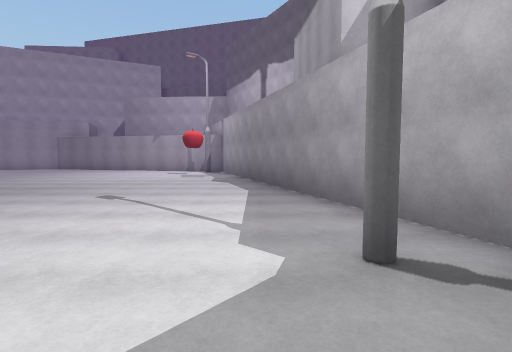
view 1 (above)

22 first-person views from a walk through a 3-D level made in the Unity game engine. The camera is 1.5 m above the floor, tilts 4° down and sees 80° across. The floor is counted in squares, 2 m on a side. Each view is taken from the middle of a square. On the plan, view 1 faces up. The plan holds only what a view shows up to about 10 squares ahead; the rest is blank. The place goes on beyond the plan. Surface patterns are stand-ins for the level's own textures.

view 2
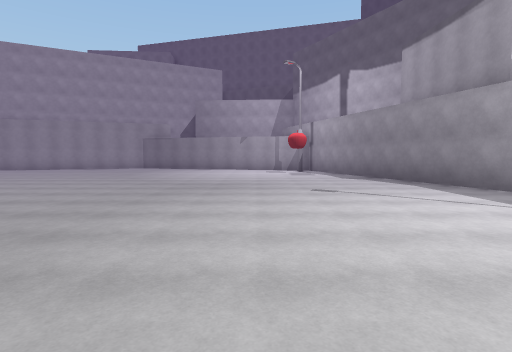

view 3
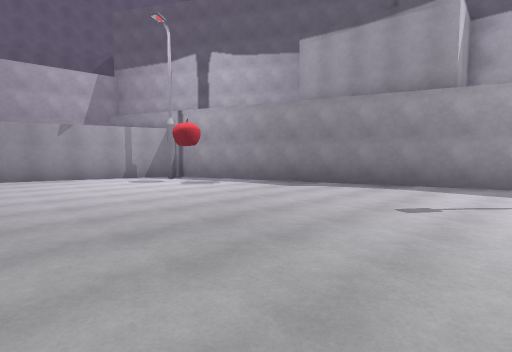

view 4
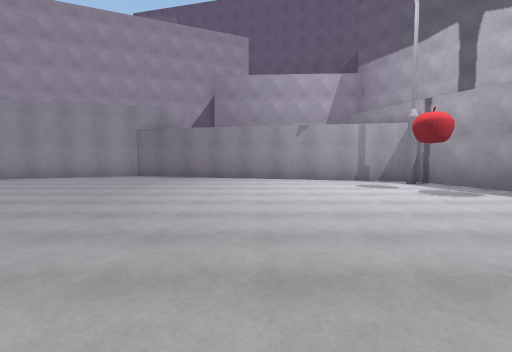

view 5
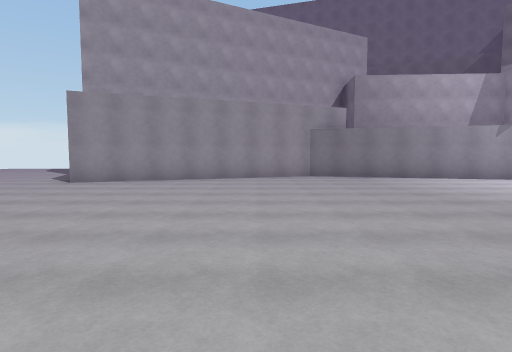

view 6
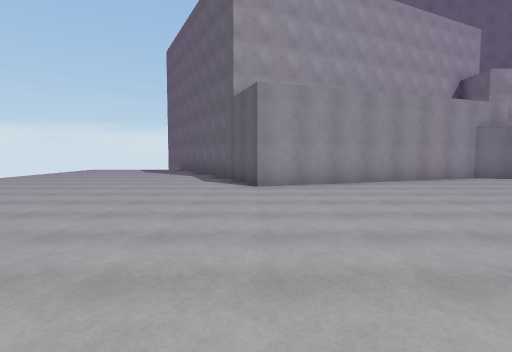

view 7
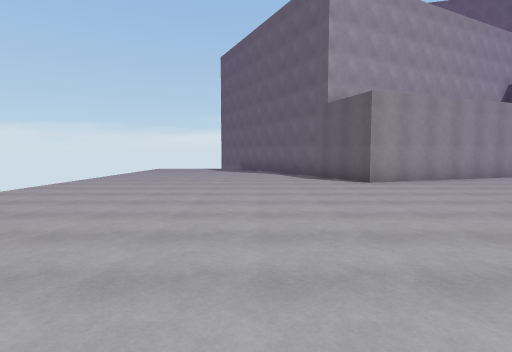

view 8
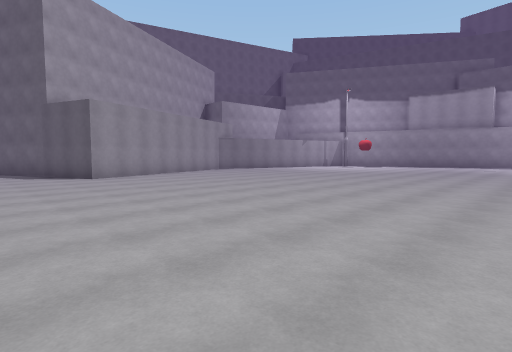

view 9
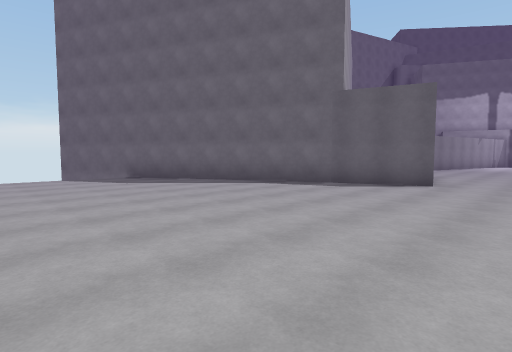

view 10
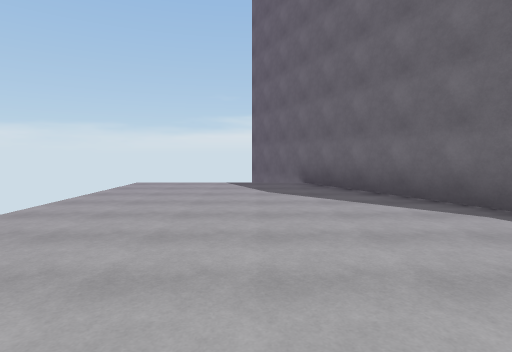

view 11
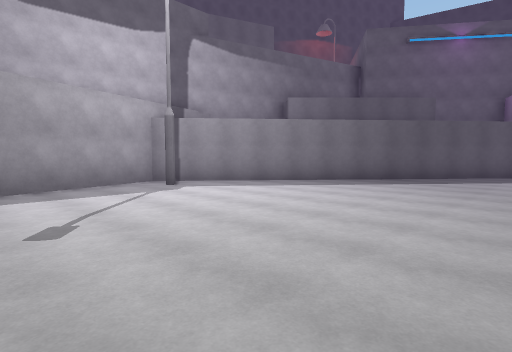

view 12
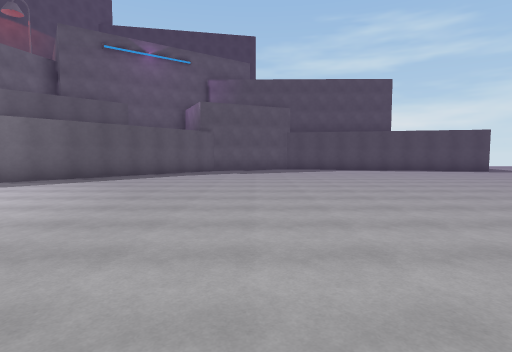

view 13
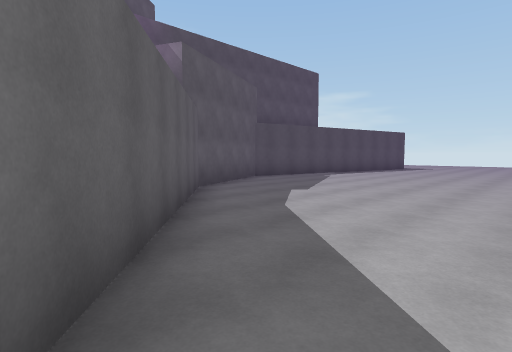

view 14
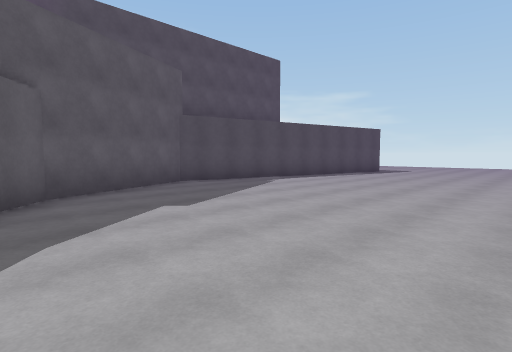

view 15
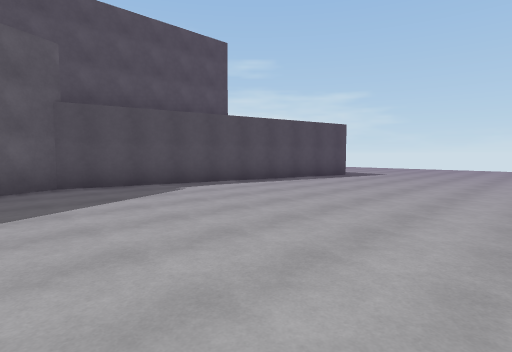

view 16
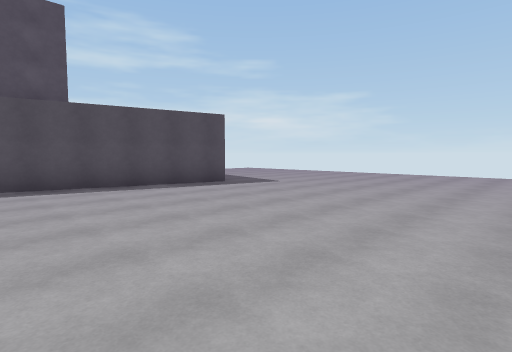

view 17
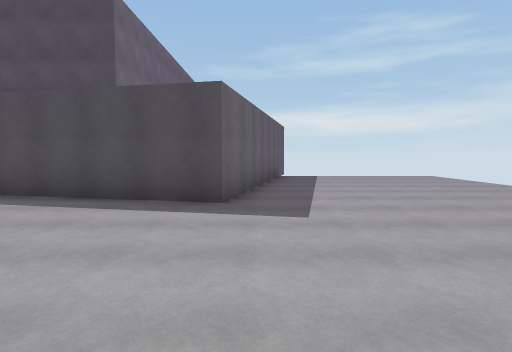

view 18
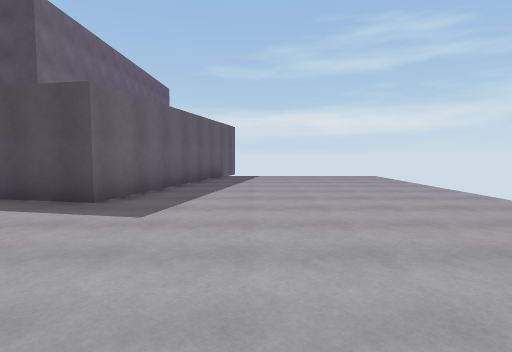

view 19
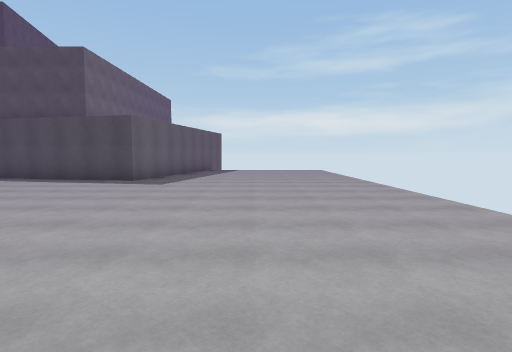

view 20
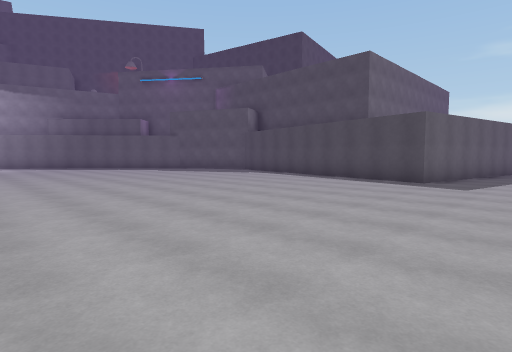

view 21
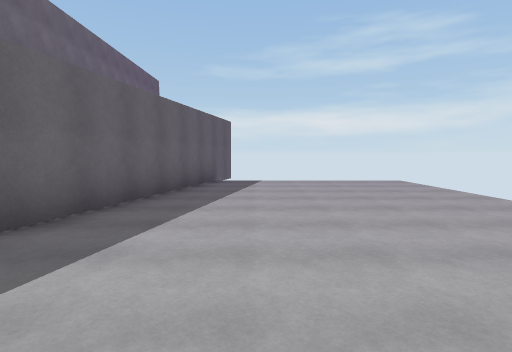

view 22
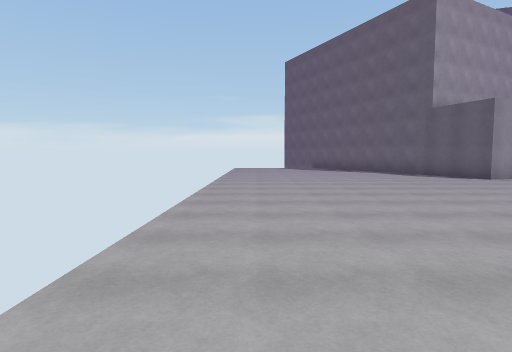

### Floor plan
Points are (right, up) in squares from view 1. A wall is a line through its corners. A room is listed if a view was taken in it or the views show most of it. See-through windows are left out.
Room 1 (views 1, 2, 3, 4, 5, 6, 7, 8, 9, 10, 11, 12, 13, 14, 15, 16, 17, 18, 19, 20, 21, 22)
walls: (-17.8, 15.3) (-21.4, 22.6); (-19.9, -14.5) (-18.5, -7.7) (-9.6, -9.6) (-6.1, -8) (2.2, 2) (-1.5, 13.4) (-10.1, 15.6) (-17, 13.1) (-17.8, 15.4)

Where each view was taken, in squares from view 1:
view 1: 0 up, 0 right, facing up
view 2: 1 down, 4 left, facing up
view 3: 4 up, 7 left, facing up-right
view 4: 5 up, 6 left, facing up
view 5: 5 up, 12 left, facing up
view 6: 6 up, 17 left, facing up
view 7: 5 up, 20 left, facing up
view 8: 3 up, 20 left, facing up-right
view 9: 11 up, 25 left, facing up-right
view 10: 13 up, 22 left, facing up
view 11: 6 up, 6 left, facing down-right
view 12: 6 up, 8 left, facing down
view 13: 2 down, 2 left, facing down-left
view 14: 2 down, 5 left, facing down-left
view 15: 2 down, 8 left, facing down-left
view 16: 1 down, 13 left, facing down-left
view 17: 3 down, 19 left, facing down
view 18: 3 down, 21 left, facing down
view 19: 1 up, 22 left, facing down
view 20: 1 up, 21 left, facing down-right
view 21: 5 down, 21 left, facing down
view 22: 4 up, 24 left, facing up
